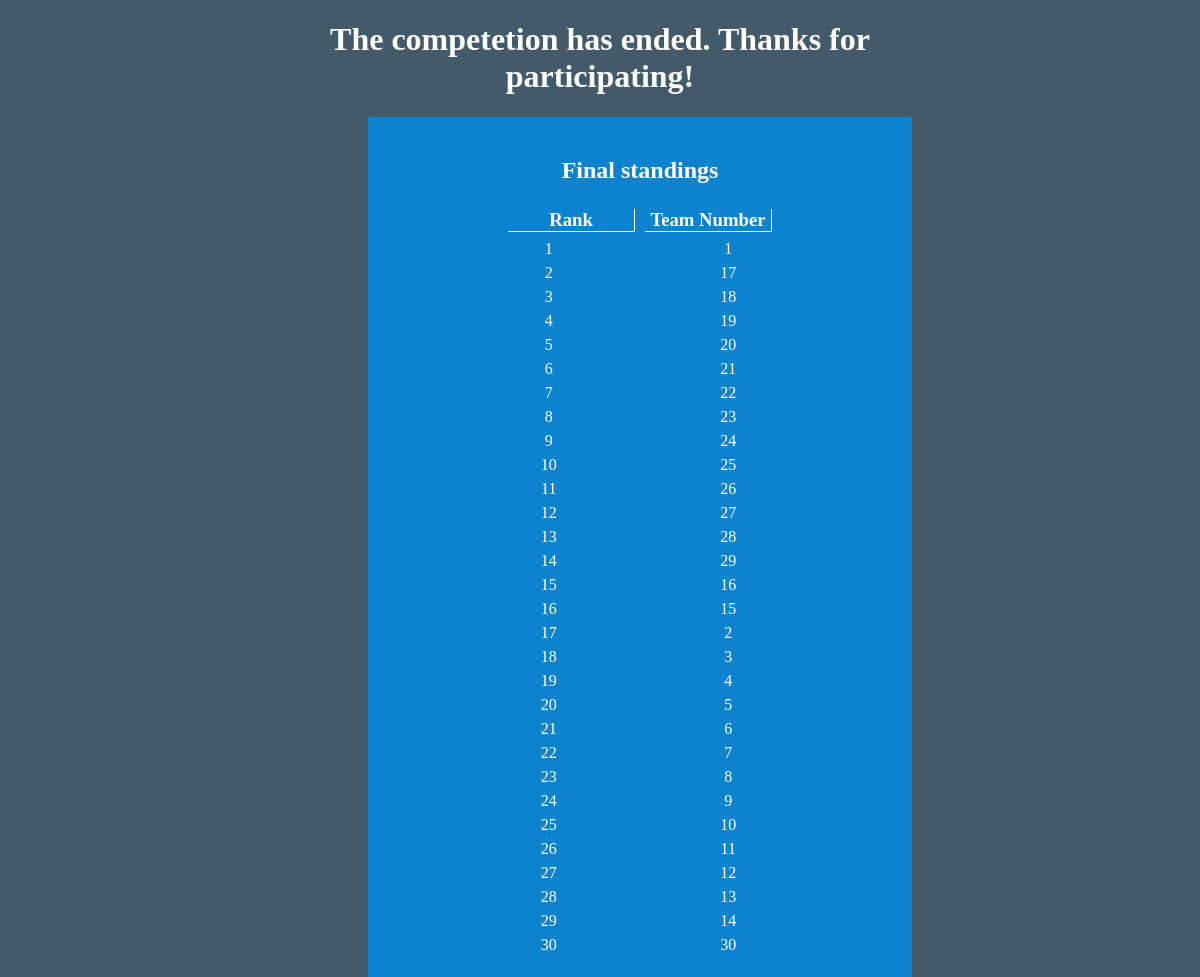
The page /ended/check.php on the database its author committed.
### tables this page shows
CREATE TABLE IF NOT EXISTS `teams` (
  `teamno` int(2) NOT NULL,
  `marks` int(8) NOT NULL DEFAULT '0'
);

### ended/check.php (the view, shortened to what this page needs)
<!DOCTYPE html>
<html>
<head>
</head>
<body>
	<div id = "message">
		<h1>The competetion has ended. Thanks for participating!</h1>
		<div id = "leaderboard">
			<h2>Final standings</h2>
			<h3>Rank</h3><h3>Team Number</h3>
			<br>
			<?php
			try{
				$con = new PDO("mysql:host = localhost;dbname = webuser","webuser","phprocks");
				$con->setAttribute(PDO::ATTR_ERRMODE, PDO::ERRMODE_EXCEPTION);
				$con->exec("use webuser");
				$con->exec("set names 'UTF8'");
			}
			catch(Exception $e){
				header("location:../error?id=2");
				exit();
			}
			$q5 = $con->query("select teamno from teams order by marks DESC");
			$i=0;
			while(($r = $q5->fetch())){
				echo "<span id = 'rank'>".($i+1)."</span><span id = 'team'>".$r['teamno']."</span>";
				$i++;
			}
			?>
		</div>
	</div>
</body>
</html>

### ended/check.php (style rules this page uses)
body { position: absolute; top: 0; left: 0; height: 100%; width: 100%; background: #435a6b; margin: 0; font-family: main; }
#message { position: relative; width: 60%; left: 20%; color: white; }
#message h1 { width: auto; text-align: center; }
#leaderboard { position: relative; top:0; left: 15%; width: 70%; padding: 20px; margin: 20px; color: white; background: #0e83cd; text-align: center; }
#leaderboard h3 { position: relative; display: inline-block; left: 0%; width: 25%; margin: 5px; border-bottom: 1px solid white; border-right: 1px solid white; }
#rank { position: relative; display: inline-block; top:0; left: 0; width: 35%; }
#team { position: relative; display: inline-block; width: 35%; margin: 3px; }

### rows shown on the page
teams: teamno "1"
teams: teamno "17"
teams: teamno "18"
teams: teamno "19"
teams: teamno "20"
teams: teamno "21"
teams: teamno "22"
teams: teamno "23"
teams: teamno "24"
teams: teamno "25"
teams: teamno "26"
teams: teamno "27"
teams: teamno "28"
teams: teamno "29"
teams: teamno "16"
teams: teamno "15"
teams: teamno "2"
teams: teamno "3"
teams: teamno "4"
teams: teamno "5"
teams: teamno "6"
teams: teamno "7"
teams: teamno "8"
teams: teamno "9"
teams: teamno "10"
teams: teamno "11"
teams: teamno "12"
teams: teamno "13"
teams: teamno "14"
teams: teamno "30"
